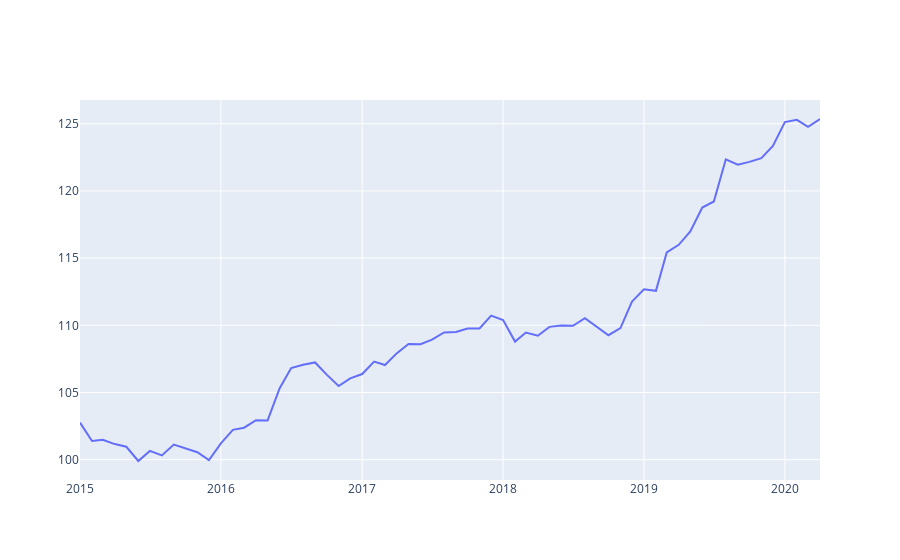

The notebook cell saved with this chart:
### Markdown cell above
# Plot for BYD Core-Plus Returns Compound ($100 invested)

## y-axis = $ usd 
## x-axis = Date

### Code cell
fig = go.Figure([go.Scatter(x=data['Date'],y=data['BYD Core-Plus Returns Compound']) ])
fig.show()
